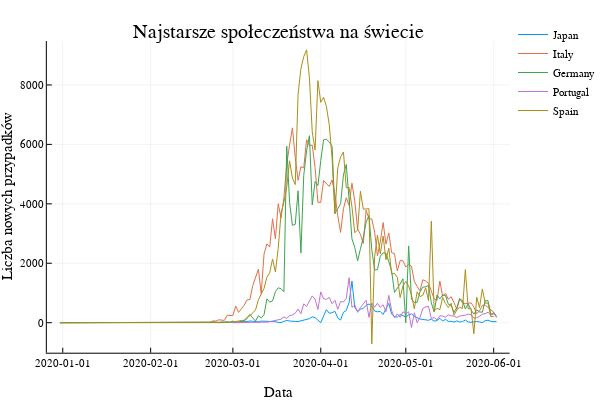

Notebook code for this chart:
### Markdown cell above
Przyjrzyjmy się krajom, które miały najstarsze społeczeństwa.

### Code cell
p = plot(title = "Najstarsze społeczeństwa na świecie", xlabel = "Data", ylabel = "Liczba nowych przypadków")
for country in ["Japan", "Italy", "Germany", "Portugal", "Spain"]
    df = covid[covid[:location] .== country, :]
    plot!(df[:date], df[:new_cases], label=country)
end

p |> display

### Figure 1 — Plotly figure (JSON) as saved in the notebook; plotly's stock layout.template omitted (floating-point values rounded to 4 significant figures; data arrays with more than 128 entries replaced by an {"elided": "..."} marker saying what was removed)
{"data": [{"colorbar": {"title": ""}, "legendgroup": "Japan", "line": {"color": "rgba(0, 154, 250, 1.000)", "dash": "solid", "shape": "linear", "width": 1}, "mode": "lines", "name": "Japan", "showlegend": true, "type": "scatter", "x": {"elided": "155 int values"}, "xaxis": "x1", "y": {"elided": "155 int values"}, "yaxis": "y1", "zmax": null, "zmin": null}, {"colorbar": {"title": ""}, "legendgroup": "Italy", "line": {"color": "rgba(227, 111, 71, 1.000)", "dash": "solid", "shape": "linear", "width": 1}, "mode": "lines", "name": "Italy", "showlegend": true, "type": "scatter", "x": {"elided": "155 int values"}, "xaxis": "x1", "y": {"elided": "155 int values"}, "yaxis": "y1", "zmax": null, "zmin": null}, {"colorbar": {"title": ""}, "legendgroup": "Germany", "line": {"color": "rgba(62, 164, 78, 1.000)", "dash": "solid", "shape": "linear", "width": 1}, "mode": "lines", "name": "Germany", "showlegend": true, "type": "scatter", "x": {"elided": "155 int values"}, "xaxis": "x1", "y": {"elided": "155 int values"}, "yaxis": "y1", "zmax": null, "zmin": null}, {"colorbar": {"title": ""}, "legendgroup": "Portugal", "line": {"color": "rgba(195, 113, 210, 1.000)", "dash": "solid", "shape": "linear", "width": 1}, "mode": "lines", "name": "Portugal", "showlegend": true, "type": "scatter", "x": [737485, 737486, 737487, 737488, 737489, 737490, 737491, 737492, 737493, 737494, 737495, 737496, 737497, 737498, 737499, 737500, 737501, 737502, 737503, 737504, 737505, 737506, 737507, 737508, 737509, 737510, 737511, 737512, 737513, 737514, 737515, 737516, 737517, 737518, 737519, 737520, 737521, 737522, 737523, 737524, 737525, 737526, 737527, 737528, 737529, 737530, 737531, 737532, 737533, 737534, 737535, 737536, 737537, 737538, 737539, 737540, 737541, 737542, 737543, 737544, 737545, 737546, 737547, 737548, 737549, 737550, 737551, 737552, 737553, 737554, 737555, 737556, 737557, 737558, 737559, 737560, 737561, 737562, 737563, 737564, 737565, 737566, 737567, 737568, 737569, 737570, 737571, 737572, 737573, 737574, 737575, 737576, 737577, 737578], "xaxis": "x1", "y": [0, 0, 2, 2, 1, 4, 4, 8, 9, 9, 2, 18, 19, 34, 57, 76, 86, 117, 194, 143, 235, 260, 320, 460, 302, 633, 549, 724, 902, 792, 446, 1035, 808, 783, 852, 638, 754, 452, 712, 699, 815, 1516, 515, 598, 349, 514, 643, 750, 181, 663, 521, 657, 516, 603, 371, 918, 412, 163, 298, 180, 368, 295, 364, -161, 334, 0, 178, 480, 533, 553, 138, 175, 98, 234, 219, 187, 264, 227, 226, 173, 223, 228, 252, 288, 271, 152, 165, 219, 285, 304, 350, 257, 297, 200], "yaxis": "y1", "zmax": null, "zmin": null}, {"colorbar": {"title": ""}, "legendgroup": "Spain", "line": {"color": "rgba(172, 142, 24, 1.000)", "dash": "solid", "shape": "linear", "width": 1}, "mode": "lines", "name": "Spain", "showlegend": true, "type": "scatter", "x": {"elided": "154 int values"}, "xaxis": "x1", "y": {"elided": "154 int values"}, "yaxis": "y1", "zmax": null, "zmin": null}], "layout": {"annotations": [{"font": {"color": "rgba(0, 0, 0, 1.000)", "family": "sans-serif", "size": 20}, "rotation": 0, "showarrow": false, "text": "Najstarsze społeczeństwa na świecie", "x": 0.5424, "xanchor": "center", "xref": "paper", "y": 1, "yanchor": "top", "yref": "paper"}], "height": 400, "legend": {"bgcolor": "rgba(255, 255, 255, 1.000)", "bordercolor": "rgba(0, 0, 0, 1.000)", "font": {"color": "rgba(0, 0, 0, 1.000)", "family": "sans-serif", "size": 11}, "tracegroupgap": 0, "x": 1, "y": 1}, "margin": {"b": 20, "l": 0, "r": 0, "t": 20}, "paper_bgcolor": "rgba(255, 255, 255, 1.000)", "plot_bgcolor": "rgba(255, 255, 255, 1.000)", "showlegend": true, "width": 600, "xaxis": {"anchor": "y1", "domain": [0.09128, 0.9934], "gridcolor": "rgba(0, 0, 0, 0.100)", "gridwidth": 0.5, "linecolor": "rgba(0, 0, 0, 1.000)", "mirror": false, "range": [737400.0, 737600.0], "showgrid": true, "showline": true, "showticklabels": true, "tickangle": 0, "tickcolor": "rgb(0, 0, 0)", "tickfont": {"color": "rgba(0, 0, 0, 1.000)", "family": "sans-serif", "size": 11}, "tickmode": "array", "ticks": "inside", "ticktext": ["2020-01-01", "2020-02-01", "2020-03-01", "2020-04-01", "2020-05-01", "2020-06-01"], "tickvals": [737425, 737456, 737485, 737516, 737546, 737577], "title": "Data", "titlefont": {"color": "rgba(0, 0, 0, 1.000)", "family": "sans-serif", "size": 15}, "type": "-", "visible": true, "zeroline": false, "zerolinecolor": "rgba(0, 0, 0, 1.000)"}, "yaxis": {"anchor": "x1", "domain": [0.07581, 0.9415], "gridcolor": "rgba(0, 0, 0, 0.100)", "gridwidth": 0.5, "linecolor": "rgba(0, 0, 0, 1.000)", "mirror": false, "range": [-1010.0, 9478.0], "showgrid": true, "showline": true, "showticklabels": true, "tickangle": 0, "tickcolor": "rgb(0, 0, 0)", "tickfont": {"color": "rgba(0, 0, 0, 1.000)", "family": "sans-serif", "size": 11}, "tickmode": "array", "ticks": "inside", "ticktext": ["0", "2000", "4000", "6000", "8000"], "tickvals": [0, 2000, 4000, 6000, 8000], "title": "Liczba nowych przypadków", "titlefont": {"color": "rgba(0, 0, 0, 1.000)", "family": "sans-serif", "size": 15}, "type": "-", "visible": true, "zeroline": false, "zerolinecolor": "rgba(0, 0, 0, 1.000)"}}}
